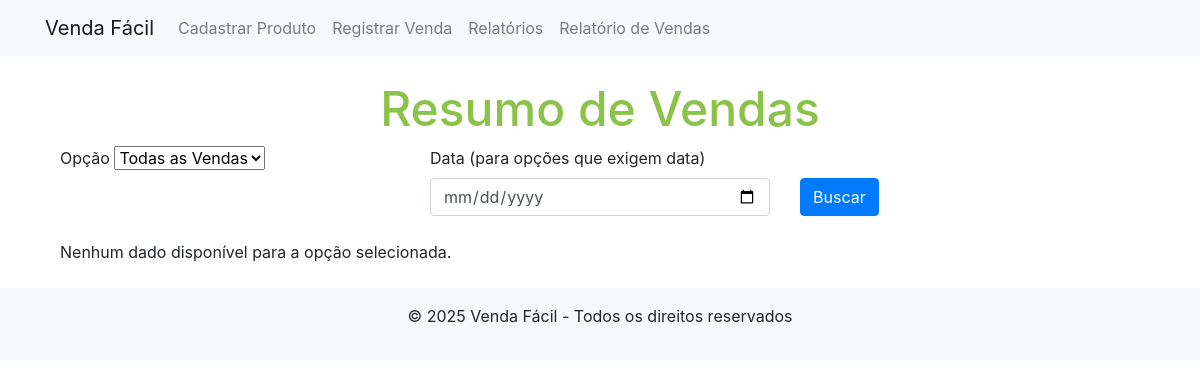
Page /sales/sales_summary on the earlier database version.
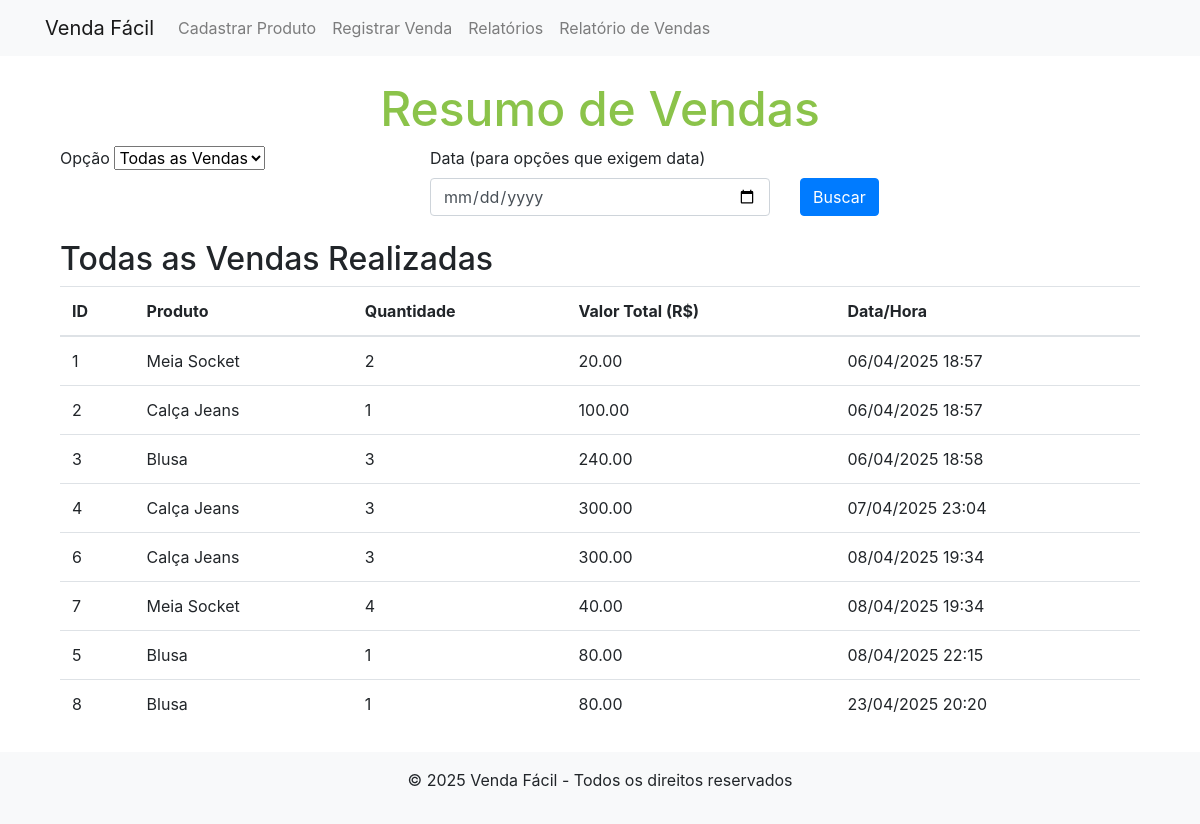
Same page on the later database version.
### app/models/sale.py (models this page shows)
class Sale(db.Model):
    id = db.Column(db.Integer, primary_key=True)
    product_id = db.Column(db.Integer, db.ForeignKey("product.id"), nullable=False)
    quantity = db.Column(db.Integer, nullable=False)
    sale_date = db.Column(db.DateTime, default=datetime.datetime.now(pytz.timezone('America/Sao_Paulo')))
    total_price = db.Column(db.Float, nullable=False, default=0.0)
    product = db.relationship("Product", backref=db.backref("sales", lazy=True))

### app/models/product.py (models this page shows)
class Product(db.Model):
    id = db.Column(db.Integer, primary_key=True)
    name = db.Column(db.String(100), nullable=False)
    size = db.Column(db.String(100), nullable=False)
    color = db.Column(db.String(100), nullable=False)
    brand = db.Column(db.String(100), nullable=False)
    category = db.Column(db.String(100), nullable=False)
    description = db.Column(db.String(200))
    cost = db.Column(db.Float, nullable=False, default=0.0)
    price = db.Column(db.Float, nullable=False, default=0.0)
    stock = db.Column(db.Integer, nullable=False, default=0)
    created_at = db.Column(db.DateTime, default=datetime.datetime.now(pytz.timezone('America/Sao_Paulo')))

### app/routes/sale_routes.py (the view)
@sale_routes.route("/sales_summary", methods=["GET"])
def sales_summary():
    option = request.args.get("option", "all_sales")
    chosen_date_str = request.args.get("date")
    result, sales, error_message = get_sales_summary(option, chosen_date_str)
    if error_message:
        flash(error_message)
    return render_template(
        "sales_summary.html",
        option=option,
        date=chosen_date_str,
        result=result,
        sales=sales,
    )

### app/services/sale_service.py (called while the page is built, shortened)
def get_sales_summary(option, chosen_date_str):
    result = None
    sales = []
    if chosen_date_str:
        try:
            chosen_date = datetime.datetime.strptime(chosen_date_str, "%Y-%m-%d").date()
        except ValueError:
            return result, sales, "Data inválida!"
    else:
        chosen_date = None
    if option == "day_sales" and chosen_date:
        sales = Sale.query.filter(func.date(Sale.sale_date) == chosen_date_str).all()
    elif option == "all_sales":
        sales = Sale.query.order_by(Sale.sale_date.asc()).all()
    return result, sales, None

### app/templates/sales_summary.html (shortened to what this page needs)
{% extends "base.html" %}
{% block content %}
<div class="container">
  <h1>Resumo de Vendas</h1>
  <form
    method="GET"
    action="{{ url_for('sale_routes.sales_summary') }}"
    class="mb-4"
  >
    <div class="row g-3">
      <div class="col-md-4">
        <label for="option" class="form-label">Opção</label>
        <select class="form-select" id="option" name="option" required>
          <option
            value="all_sales"
            {% if option == 'all_sales' %}selected{% endif %}
          >
            Todas as Vendas
          </option>
        </select>
      </div>
      <div class="col-md-4">
        <label for="date" class="form-label">
          Data (para opções que exigem data)
        </label>
        <input
          type="date"
          class="form-control"
          id="date"
          name="date"
          value="{{ date }}"
        />
      </div>
      <div class="col-md-4 align-self-end">
        <button type="submit" class="btn btn-primary">Buscar</button>
      </div>
    </div>
  </form>
  {% if option in ['day_total', 'week_total', 'month_total', 'year_total'] and result is not none %}
    <h2>Valor Acumulado: R$ {{ "%.2f"|format(result) }}</h2>
  {% elif option == 'all_sales' and sales %}
    <h2>Todas as Vendas Realizadas</h2>
    <table class="table">
      <thead>
        <tr>
          <th>ID</th>
          <th>Produto</th>
          <th>Quantidade</th>
          <th>Valor Total (R$)</th>
          <th>Data/Hora</th>
        </tr>
      </thead>
      <tbody>
        {% for sale in sales %}
          <tr>
            <td>{{ sale.id }}</td>
            <td>{{ sale.product.name }}</td>
            <td>{{ sale.quantity }}</td>
            <td>{{ "%.2f"|format(sale.total_price) }}</td>
            <td>{{ sale.sale_date.strftime('%d/%m/%Y %H:%M') }}</td>
          </tr>
        {% endfor %}
      </tbody>
    </table>
  {% else %}
    <p>Nenhum dado disponível para a opção selecionada.</p>
  {% endif %}
</div>
{% endblock %}

### app/templates/base.html (shortened to what this page needs)
<!doctype html>
<html lang="en">
  <head>
    <link
      rel="stylesheet"
      href="{{ url_for('static', filename='css/bootstrap.min.css') }}"
    />
    <link
      rel="stylesheet"
      href="{{ url_for('static', filename='css/styles.css') }}"
    />
  </head>
  <body>
    <nav class="navbar navbar-expand-lg navbar-light bg-light">
      <div class="container">
        <a class="navbar-brand" href="{{ url_for('main_routes.index') }}">
          Venda Fácil
        </a>
        <div class="collapse navbar-collapse">
          <ul class="navbar-nav ms-auto">
            <li class="nav-item">
              <a
                class="nav-link"
                href="{{ url_for('product_routes.new_product') }}"
              >
                Cadastrar Produto
              </a>
            </li>
            <li class="nav-item">
              <a class="nav-link" href="{{ url_for('sale_routes.new_sale') }}">
                Registrar Venda
              </a>
            </li>
            <li class="nav-item">
              <a class="nav-link" href="{{ url_for('report_routes.reports') }}">
                Relatórios
              </a>
            </li>
            <li class="nav-item">
              <a
                class="nav-link"
                href="{{ url_for('sale_routes.sales_summary') }}"
              >
                Relatório de Vendas
              </a>
            </li>
          </ul>
        </div>
      </div>
    </nav>
    <div class="container mt-4">
      {% block content %}
      {% endblock %}
    </div>
    <footer class="footer bg-light text-center py-3 mt-4">
      <div class="container">
        <p>&copy; 2025 Venda Fácil - Todos os direitos reservados</p>
      </div>
    </footer>
  </body>
</html>

### app/static/css/styles.css (style rules this page uses)
h1 { font-size: 48px; text-align: center; color: #8bc34a; }

Differences in the rows shown:
added Sale: id "1", product.name "Meia Socket", quantity "2", total_price "20.00", sale_date "06/04/2025 18:57"
added Sale: id "2", product.name "Calça Jeans", quantity "1", total_price "100.00", sale_date "06/04/2025 18:57"
added Sale: id "3", product.name "Blusa", quantity "3", total_price "240.00", sale_date "06/04/2025 18:58"
added Sale: id "4", product.name "Calça Jeans", quantity "3", total_price "300.00", sale_date "07/04/2025 23:04"
added Sale: id "6", product.name "Calça Jeans", quantity "3", total_price "300.00", sale_date "08/04/2025 19:34"
added Sale: id "7", product.name "Meia Socket", quantity "4", total_price "40.00", sale_date "08/04/2025 19:34"
added Sale: id "5", product.name "Blusa", quantity "1", total_price "80.00", sale_date "08/04/2025 22:15"
added Sale: id "8", product.name "Blusa", quantity "1", total_price "80.00", sale_date "23/04/2025 20:20"
Other differences:
text no longer shown: "Nenhum dado disponível para a opção selecionada."
text now shown: "Todas as Vendas Realizadas ID Produto Quantidade Valor Total (R$) Data/Hora"
